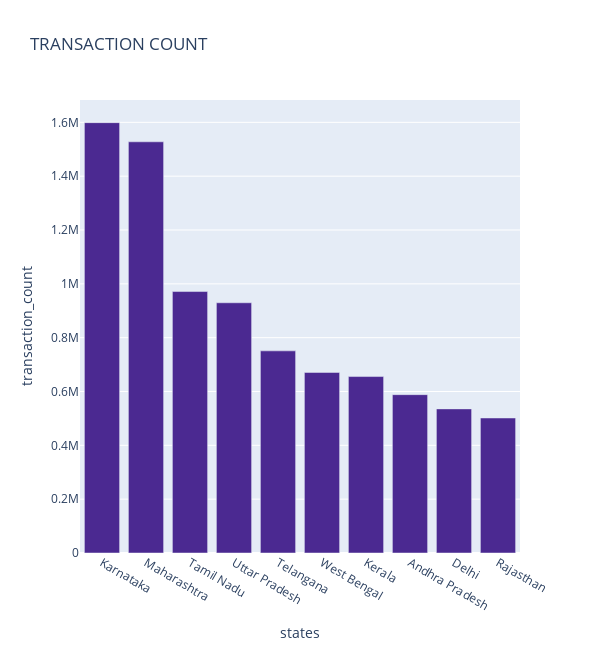
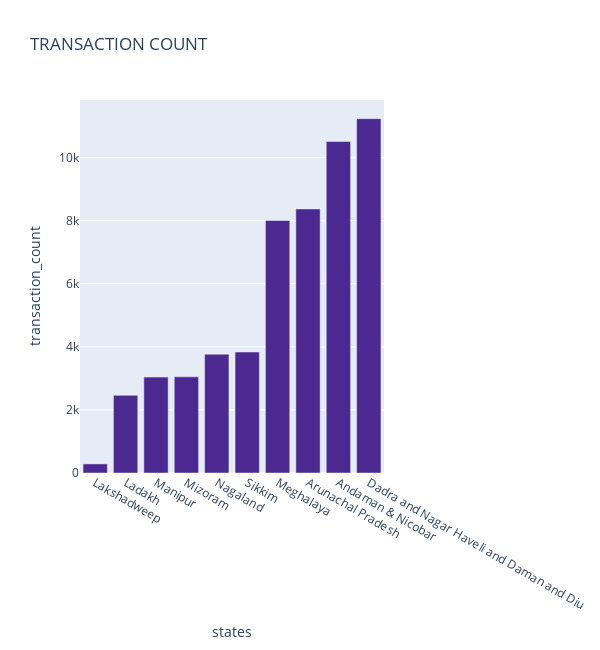
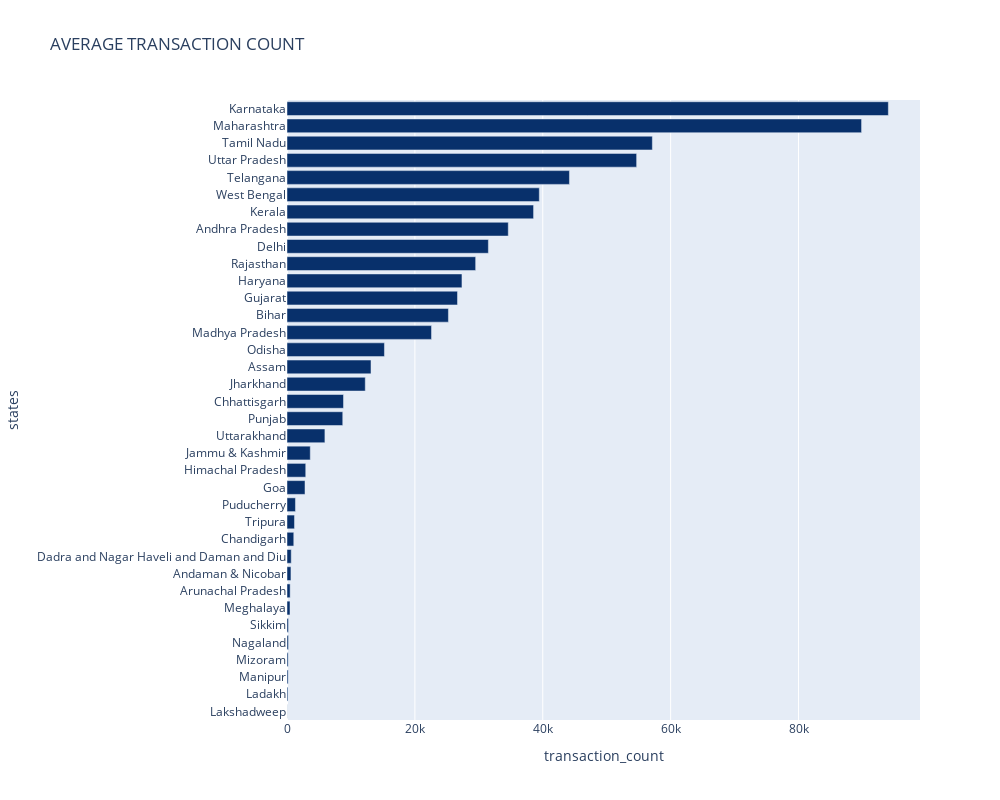

Source (notebook cell) for these figures, in order:
### Code cell
top_chart_transaction_count("aggregated_insurance")

### Figure 1 — Plotly figure (JSON) as saved in the notebook; plotly's stock layout.template omitted (floating-point values rounded to 4 significant figures)
{"data": [{"hovertemplate": "<b>%{hovertext}</b><br><br>states=%{x}<br>transaction_count=%{y}<extra></extra>", "hovertext": ["Karnataka", "Maharashtra", "Tamil Nadu", "Uttar Pradesh", "Telangana", "West Bengal", "Kerala", "Andhra Pradesh", "Delhi", "Rajasthan"], "legendgroup": "", "marker": {"color": "rgb(75, 41, 145)", "pattern": {"shape": ""}}, "name": "", "orientation": "v", "showlegend": false, "textposition": "auto", "type": "bar", "x": ["Karnataka", "Maharashtra", "Tamil Nadu", "Uttar Pradesh", "Telangana", "West Bengal", "Kerala", "Andhra Pradesh", "Delhi", "Rajasthan"], "xaxis": "x", "y": [1598882, 1527685, 971400, 929634, 750971, 670838, 655579, 588330, 535402, 501621], "yaxis": "y"}], "layout": {"barmode": "relative", "height": 650, "legend": {"tracegroupgap": 0}, "title": {"text": "TRANSACTION COUNT"}, "width": 600, "xaxis": {"anchor": "y", "domain": [0, 1], "title": {"text": "states"}}, "yaxis": {"anchor": "x", "domain": [0, 1], "title": {"text": "transaction_count"}}}}

### Figure 2 — Plotly figure (JSON) as saved in the notebook; plotly's stock layout.template omitted (floating-point values rounded to 4 significant figures)
{"data": [{"hovertemplate": "<b>%{hovertext}</b><br><br>states=%{x}<br>transaction_count=%{y}<extra></extra>", "hovertext": ["Lakshadweep", "Ladakh", "Manipur", "Mizoram", "Nagaland", "Sikkim", "Meghalaya", "Arunachal Pradesh", "Andaman & Nicobar", "Dadra and Nagar Haveli and Daman and Diu"], "legendgroup": "", "marker": {"color": "rgb(75, 41, 145)", "pattern": {"shape": ""}}, "name": "", "orientation": "v", "showlegend": false, "textposition": "auto", "type": "bar", "x": ["Lakshadweep", "Ladakh", "Manipur", "Mizoram", "Nagaland", "Sikkim", "Meghalaya", "Arunachal Pradesh", "Andaman & Nicobar", "Dadra and Nagar Haveli and Daman and Diu"], "xaxis": "x", "y": [288, 2463, 3041, 3049, 3767, 3836, 8008, 8373, 10513, 11237], "yaxis": "y"}], "layout": {"barmode": "relative", "height": 650, "legend": {"tracegroupgap": 0}, "title": {"text": "TRANSACTION COUNT"}, "width": 600, "xaxis": {"anchor": "y", "domain": [0, 1], "title": {"text": "states"}}, "yaxis": {"anchor": "x", "domain": [0, 1], "title": {"text": "transaction_count"}}}}

### Figure 3 — Plotly figure (JSON) as saved in the notebook; plotly's stock layout.template omitted (floating-point values rounded to 4 significant figures)
{"data": [{"hovertemplate": "<b>%{hovertext}</b><br><br>transaction_count=%{x}<br>states=%{y}<extra></extra>", "hovertext": ["Lakshadweep", "Ladakh", "Manipur", "Mizoram", "Nagaland", "Sikkim", "Meghalaya", "Arunachal Pradesh", "Andaman & Nicobar", "Dadra and Nagar Haveli and Daman and Diu", "Chandigarh", "Tripura", "Puducherry", "Goa", "Himachal Pradesh", "Jammu & Kashmir", "Uttarakhand", "Punjab", "Chhattisgarh", "Jharkhand", "Assam", "Odisha", "Madhya Pradesh", "Bihar", "Gujarat", "Haryana", "Rajasthan", "Delhi", "Andhra Pradesh", "Kerala", "West Bengal", "Telangana", "Uttar Pradesh", "Tamil Nadu", "Maharashtra", "Karnataka"], "legendgroup": "", "marker": {"color": "rgb(8,48,107)", "pattern": {"shape": ""}}, "name": "", "orientation": "h", "showlegend": false, "textposition": "auto", "type": "bar", "x": [19.2, 144.9, 178.9, 179.4, 221.6, 225.6, 471.1, 492.5, 618.4, 661, 1058.0, 1170.0, 1324.0, 2815.0, 2931.0, 3640.0, 5929.0, 8719, 8838.0, 12240.0, 13140, 15240, 22600.0, 25250.0, 26670.0, 27360.0, 29510.0, 31490.0, 34610.0, 38560.0, 39460.0, 44170.0, 54680.0, 57140.0, 89860.0, 94050.0], "xaxis": "x", "y": ["Lakshadweep", "Ladakh", "Manipur", "Mizoram", "Nagaland", "Sikkim", "Meghalaya", "Arunachal Pradesh", "Andaman & Nicobar", "Dadra and Nagar Haveli and Daman and Diu", "Chandigarh", "Tripura", "Puducherry", "Goa", "Himachal Pradesh", "Jammu & Kashmir", "Uttarakhand", "Punjab", "Chhattisgarh", "Jharkhand", "Assam", "Odisha", "Madhya Pradesh", "Bihar", "Gujarat", "Haryana", "Rajasthan", "Delhi", "Andhra Pradesh", "Kerala", "West Bengal", "Telangana", "Uttar Pradesh", "Tamil Nadu", "Maharashtra", "Karnataka"], "yaxis": "y"}], "layout": {"barmode": "relative", "height": 800, "legend": {"tracegroupgap": 0}, "title": {"text": "AVERAGE TRANSACTION COUNT"}, "width": 1000, "xaxis": {"anchor": "y", "domain": [0, 1], "title": {"text": "transaction_count"}}, "yaxis": {"anchor": "x", "domain": [0, 1], "title": {"text": "states"}}}}
